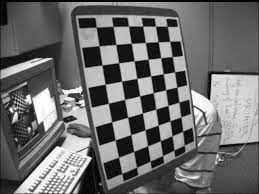
#> input picture Section_2_Object_Detection/openCV/myleft.jpg, 259 x 194 px
$ python Epipolar_Geometry.py   (older library calls are emulated)
#> lines starting #> are read from the running program, lines starting #| are printed output that depends on the picture; after the words box and inside, x2 and y2 are one past the last pixel; in counts of white or black regions, pixels touching at a corner belong together
import cv2
import numpy as np
from matplotlib import pyplot as plt

img1 = cv2.imread('myleft.jpg',0)  #queryimage # left image
#> img1 is the input picture: shape (194, 259); min 0, max 255, mean 108.5
img2 = cv2.imread('myright.jpg',0) #trainimage # right image
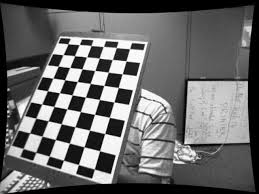
#> input picture Section_2_Object_Detection/openCV/myright.jpg, 259 x 194 px
#> img2 is the input picture: shape (194, 259); min 0, max 255, mean 105.1

sift = cv2.SIFT()

# find the keypoints and descriptors with SIFT
kp1, des1 = sift.detectAndCompute(img1,None)
#> kp1 = 577 keypoints; strongest (x, y, size): (29, 128, 2.1), (11, 110, 2.4), (128, 71, 10.2), (145, 86, 9.4)
kp2, des2 = sift.detectAndCompute(img2,None)
#> kp2 = 527 keypoints; strongest (x, y, size): (95, 141, 10.2), (113, 80, 8.6), (105, 109, 9.3), (74, 154, 10.2)

# FLANN parameters
FLANN_INDEX_KDTREE = 0
index_params = dict(algorithm = FLANN_INDEX_KDTREE, trees = 5)
search_params = dict(checks=50)

flann = cv2.FlannBasedMatcher(index_params,search_params)
matches = flann.knnMatch(des1,des2,k=2)
#> matches = 577 matches

good = []
pts1 = []
pts2 = []

# ratio test as per Lowe's paper
for i,(m,n) in enumerate(matches):
    if m.distance < 0.8*n.distance:
        good.append(m)
        pts2.append(kp2[m.trainIdx].pt)
        pts1.append(kp1[m.queryIdx].pt)
#> after the loop, good = 92 matches; pts1 = 92 pairs, first value 8.59 to 247.7, second value 3.58 to 180.8; pts2 = 92 pairs, first value 28.63 to 224.9, second value 10.16 to 174.6

pts1 = np.int32(pts1)
#> pts1 = 92 pairs, first value 8 to 247, second value 3 to 180
pts2 = np.int32(pts2)
#> pts2 = 92 pairs, first value 28 to 224, second value 10 to 174
F, mask = cv2.findFundamentalMat(pts1,pts2,cv2.FM_LMEDS)
#> F = [[-0.00056, 0.0274, -2.85], [-0.023, 0.00276, 2.39], [2.74, -3.03, 1]]; mask = 92 values, max 1 at index 1, min 0 at index 0, mean 0.891

# We select only inlier points
pts1 = pts1[mask.ravel()==1]
#> pts1 = 82 pairs, first value 17 to 247, second value 3 to 180
pts2 = pts2[mask.ravel()==1]
#> pts2 = 82 pairs, first value 28 to 224, second value 10 to 174

def drawlines(img1,img2,lines,pts1,pts2):
    ''' img1 - image on which we draw the epilines for the points in img2
        lines - corresponding epilines '''
    r,c = img1.shape
    img1 = cv2.cvtColor(img1,cv2.COLOR_GRAY2BGR)
    img2 = cv2.cvtColor(img2,cv2.COLOR_GRAY2BGR)
    for r,pt1,pt2 in zip(lines,pts1,pts2):
        color = tuple(np.random.randint(0,255,3).tolist())
        x0,y0 = map(int, [0, -r[2]/r[1] ])
        x1,y1 = map(int, [c, -(r[2]+r[0]*c)/r[1] ])
        img1 = cv2.line(img1, (x0,y0), (x1,y1), color,1)
        img1 = cv2.circle(img1,tuple(pt1),5,color,-1)
        img2 = cv2.circle(img2,tuple(pt2),5,color,-1)
    return img1,img2

# Find epilines corresponding to points in right image (second image) and
# drawing its lines on left image
lines1 = cv2.computeCorrespondEpilines(pts2.reshape(-1,1,2), 2,F)
#> lines1 = 82 rows, first 8: [-0.643, 0.766, -6.29], [0.832, -0.554, -38.38], [0.998, -0.0697, -109.1], [-0.467, 0.885, -39.4], [-0.467, 0.885, -39.4], [-0.797, -0.604, 157.2], [0.722, 0.692, -157.8], [-0.855, -0.518, 154.9]
lines1 = lines1.reshape(-1,3)
img5,img6 = drawlines(img1,img2,lines1,pts1,pts2)
#> the loop in drawlines, `for r,pt1,pt2 in zip(lines,pts1,pts2):` made 82 passes
#> (r, pt1, pt2, color, y0, y1) on passes 1 to 9: ([-0.643, 0.766, -6.29], [17, 84], [151, 174], (172, 47, 117), 8, 225), ([0.832, -0.554, -38.38], [60, 3], [49, 10], (192, 67, 251), -69, 319), ([0.998, -0.0697, -109.1], [96, 146], [102, 36], (195, 103, 9), -1566, 2142), ([-0.467, 0.885, -39.4], [97, 95], [114, 127], (211, 21, 242), 44, 181), ([-0.467, 0.885, -39.4], [97, 95], [114, 127], (36, 87, 70), 44, 181), ([-0.797, -0.604, 157.2], [98, 146], [61, 169], (216, 88, 140), 260, -81), ([0.722, 0.692, -157.8], [100, 63], [111, 103], (58, 193, 230), 228, -42), ([-0.855, -0.518, 154.9], [101, 47], [92, 128], (39, 87, 174), 298, -128), ([-0.855, -0.518, 154.9], [101, 47], [92, 128], (88, 81, 165), 298, -128)
#> pass 1, in drawlines, `img2 = cv2.circle(img2,tuple(pt2),5,color,-1)`:
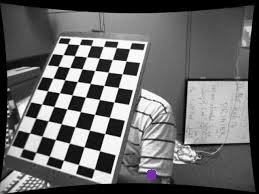
#> img2: shape (194, 259, 3); 0.16% of pixels changed, all inside (x1, y1, x2, y2) = (146, 169, 157, 180)
#> after the loop in drawlines, `for r,pt1,pt2 in zip(lines,pts1,pts2):`:
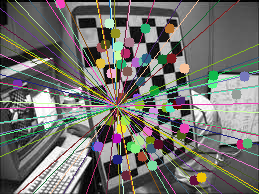
#> img1: shape (194, 259, 3); mean B, G, R 108.3, 112.7, 113.4
#> after the loop in drawlines, `for r,pt1,pt2 in zip(lines,pts1,pts2):`:
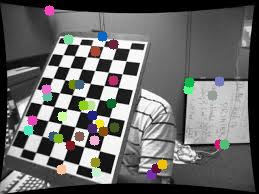
#> img2: shape (194, 259, 3); 5.63% of pixels changed, all inside (x1, y1, x2, y2) = (23, 5, 230, 178)

# Find epilines corresponding to points in left image (first image) and
# drawing its lines on right image
lines2 = cv2.computeCorrespondEpilines(pts1.reshape(-1,1,2), 1,F)
#> lines2 = 82 rows, first 8: [-0.24, 0.971, -89.93], [-0.94, 0.343, 52.53], [0.883, 0.47, -142], [-0.571, 0.821, -39.84], [-0.571, 0.821, -39.84], [0.898, 0.441, -140.1], [-0.975, 0.222, 70.16], [-0.992, 0.123, 83.43]
lines2 = lines2.reshape(-1,3)
img3,img4 = drawlines(img2,img1,lines2,pts2,pts1)
#> the loop in drawlines (call 2), `for r,pt1,pt2 in zip(lines,pts1,pts2):` made 82 passes
#> (r, pt1, pt2, color, y0, y1) on passes 1 to 9: ([-0.24, 0.971, -89.93], [151, 174], [17, 84], (161, 104, 160), 92, 156), ([-0.94, 0.343, 52.53], [49, 10], [60, 3], (228, 251, 251), -153, 556), ([0.883, 0.47, -142], [102, 36], [96, 146], (121, 70, 213), 302, -184), ([-0.571, 0.821, -39.84], [114, 127], [97, 95], (31, 13, 71), 48, 228), ([-0.571, 0.821, -39.84], [114, 127], [97, 95], (184, 152, 79), 48, 228), ([0.898, 0.441, -140.1], [61, 169], [98, 146], (41, 18, 40), 317, -209), ([-0.975, 0.222, 70.16], [111, 103], [100, 63], (182, 207, 11), -316, 821), ([-0.992, 0.123, 83.43], [92, 128], [101, 47], (166, 111, 93), -677, 1410), ([-0.992, 0.123, 83.43], [92, 128], [101, 47], (249, 129, 223), -677, 1410)
#> pass 1, in drawlines (call 2), `img2 = cv2.circle(img2,tuple(pt2),5,color,-1)`:
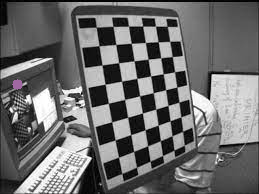
#> img2: shape (194, 259, 3); 0.16% of pixels changed, all inside (x1, y1, x2, y2) = (12, 79, 23, 90)
#> after the loop in drawlines (call 2), `for r,pt1,pt2 in zip(lines,pts1,pts2):`:
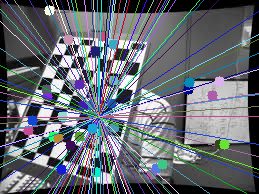
#> img1: shape (194, 259, 3); mean B, G, R 113.1, 105.6, 100.4
#> after the loop in drawlines (call 2), `for r,pt1,pt2 in zip(lines,pts1,pts2):`:
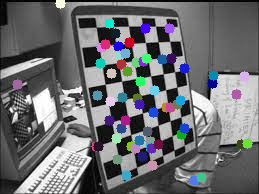
#> img2: shape (194, 259, 3); 8.82% of pixels changed, all inside (x1, y1, x2, y2) = (55, 0, 253, 186)

plt.subplot(121),plt.imshow(img5)
plt.subplot(122),plt.imshow(img3)
plt.show()
#> figure, not shown here; B, G, R data is drawn as R, G, B
